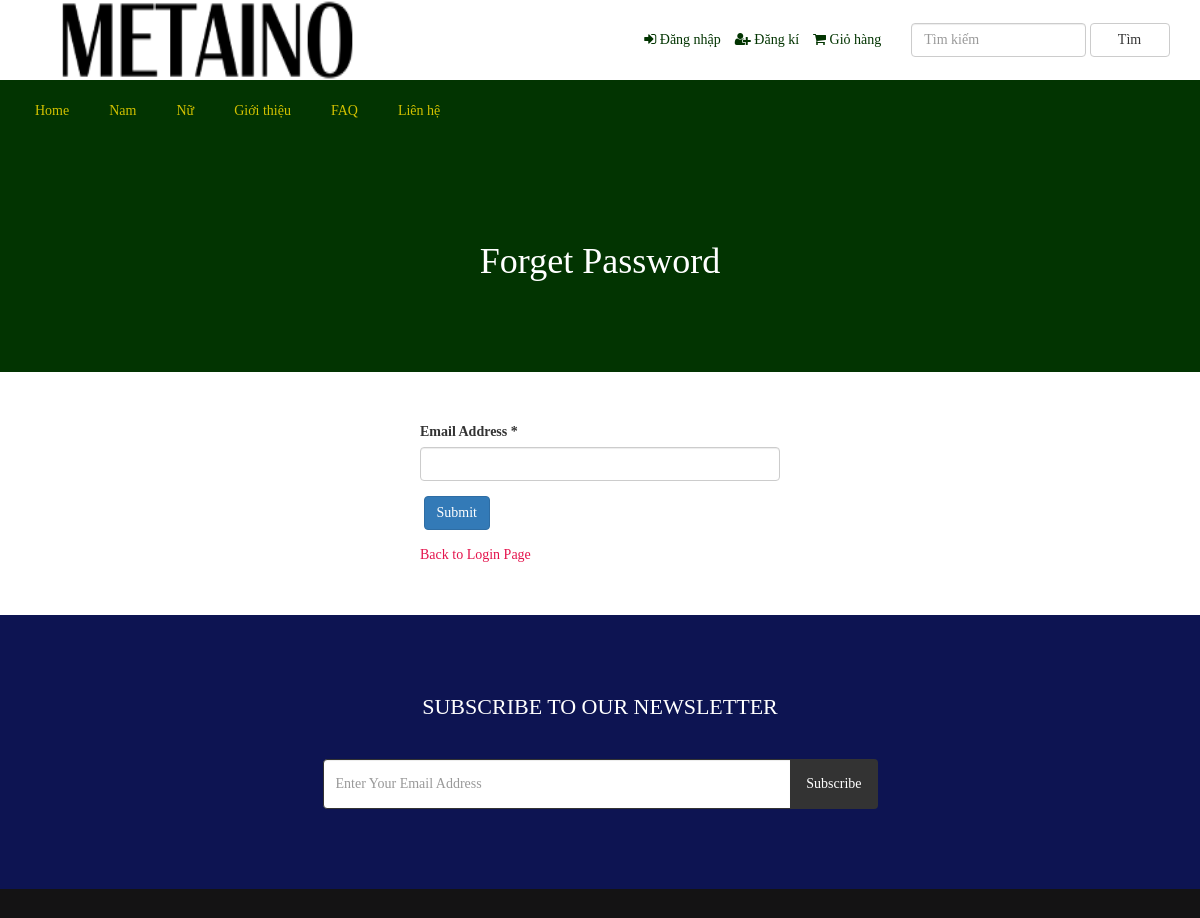
The app's page /forget-password.php (signed in) with its own data.
### tables this page shows
CREATE TABLE `tbl_top_category` (
  `tcat_id` int(11) NOT NULL,
  `tcat_name` varchar(255) NOT NULL,
  `show_on_menu` int(11) NOT NULL
);

CREATE TABLE `tbl_settings` (
  `id` int(11) NOT NULL,
  `logo` varchar(255) NOT NULL,
  `favicon` varchar(255) NOT NULL,
  `footer_about` text NOT NULL,
  `footer_copyright` text NOT NULL,
  `contact_address` text NOT NULL,
  `contact_email` varchar(255) NOT NULL,
  `contact_phone` varchar(255) NOT NULL,
  `contact_fax` varchar(255) NOT NULL,
  `contact_map_iframe` text NOT NULL,
  `receive_email` varchar(255) NOT NULL,
  `receive_email_subject` varchar(255) NOT NULL,
  `receive_email_thank_you_message` text NOT NULL,
  `forget_password_message` text NOT NULL,
  `total_recent_post_footer` int(11) NOT NULL,
  `total_popular_post_footer` int(11) NOT NULL,
  `total_recent_post_sidebar` int(11) NOT NULL,
  `total_popular_post_sidebar` int(11) NOT NULL,
  `total_featured_product_home` int(11) NOT NULL,
  `total_latest_product_home` int(11) NOT NULL,
  `total_popular_product_home` int(11) NOT NULL,
  `meta_title_home` text NOT NULL,
  `meta_keyword_home` text NOT NULL,
  `meta_description_home` text NOT NULL,
  `banner_login` varchar(255) NOT NULL,
  `banner_registration` varchar(255) NOT NULL,
  `banner_forget_password` varchar(255) NOT NULL,
  `banner_reset_password` varchar(255) NOT NULL,
  `banner_search` varchar(255) NOT NULL,
  `banner_cart` varchar(255) NOT NULL,
  `banner_checkout` varchar(255) NOT NULL,
  `banner_product_category` varchar(255) NOT NULL,
  `banner_blog` varchar(255) NOT NULL,
  `cta_title` varchar(255) NOT NULL,
  `cta_content` text NOT NULL,
  `cta_read_more_text` varchar(255) NOT NULL,
  `cta_read_more_url` varchar(255) NOT NULL,
  `cta_photo` varchar(255) NOT NULL,
  `featured_product_title` varchar(255) NOT NULL,
  `featured_product_subtitle` varchar(255) NOT NULL,
  `latest_product_title` varchar(255) NOT NULL,
  `latest_product_subtitle` varchar(255) NOT NULL,
  `popular_product_title` varchar(255) NOT NULL,
  `popular_product_subtitle` varchar(255) NOT NULL,
  `testimonial_title` varchar(255) NOT NULL,
  `testimonial_subtitle` varchar(255) NOT NULL,
  `testimonial_photo` varchar(255) NOT NULL,
  `blog_title` varchar(255) NOT NULL,
  `blog_subtitle` varchar(255) NOT NULL,
  `newsletter_text` text NOT NULL,
  `paypal_email` varchar(255) NOT NULL,
  `stripe_public_key` varchar(255) NOT NULL,
  `stripe_secret_key` varchar(255) NOT NULL,
  `bank_detail` text NOT NULL,
  `before_head` text NOT NULL,
  `after_body` text NOT NULL,
  `before_body` text NOT NULL,
  `home_service_on_off` int(11) NOT NULL,
  `home_welcome_on_off` int(11) NOT NULL,
  `home_featured_product_on_off` int(11) NOT NULL,
  `home_latest_product_on_off` int(11) NOT NULL,
  `home_popular_product_on_off` int(11) NOT NULL,
  `home_testimonial_on_off` int(11) NOT NULL,
  `home_blog_on_off` int(11) NOT NULL,
  `newsletter_on_off` int(11) NOT NULL,
  `ads_above_welcome_on_off` int(11) NOT NULL,
  `ads_above_featured_product_on_off` int(11) NOT NULL,
  `ads_above_latest_product_on_off` int(11) NOT NULL,
  `ads_above_popular_product_on_off` int(11) NOT NULL,
  `ads_above_testimonial_on_off` int(11) NOT NULL,
  `ads_category_sidebar_on_off` int(11) NOT NULL
);

### forget-password.php (the view, shortened to what this page needs)
<?php require_once('header.php'); ?>
<?php
$statement = $pdo->prepare("SELECT * FROM tbl_settings WHERE id=1");
$statement->execute();
$result = $statement->fetchAll(PDO::FETCH_ASSOC);
foreach ($result as $row) {
    $banner_forget_password = $row['banner_forget_password'];
}
?>
<div class="page-banner" style="background-color:#444;background-image: url(assets/uploads/<?php echo $banner_forget_password; ?>);">
    <div class="inner">
        <h1><?php echo LANG_VALUE_97; ?></h1>
    </div>
</div>
<div class="page">
    <div class="container">
        <div class="row">
            <div class="col-md-12">
                <div class="user-content">
                    <form action="" method="post">
                        <div class="row">
                            <div class="col-md-4"></div>
                            <div class="col-md-4">
                                <div class="form-group">
                                    <label for=""><?php echo LANG_VALUE_94; ?> *</label>
                                    <input type="email" class="form-control" name="cust_email">
                                </div>
                                <div class="form-group">
                                    <input type="submit" class="btn btn-primary" value="<?php echo LANG_VALUE_4; ?>" name="form1">
                                </div>
                                <a href="login.php" style="color:#e4144d;"><?php echo LANG_VALUE_12; ?></a>
                            </div>
                        </div>
                    </form>
                </div>
            </div>
        </div>
    </div>
</div>
<?php require_once('footer.php'); ?>

### header.php (shortened to what this page needs)
<?php
include("admin/inc/config.php");
$statement = $pdo->prepare("SELECT * FROM tbl_settings WHERE id=1");
$statement->execute();
$result = $statement->fetchAll(PDO::FETCH_ASSOC);
?>
<!DOCTYPE html>
<html lang="en">
<head>
	<link rel="stylesheet" href="assets/css/bootstrap.min.css">
	<link rel="stylesheet" href="assets/css/font-awesome.min.css">
	<link rel="stylesheet" href="assets/css/owl.carousel.min.css">
	<link rel="stylesheet" href="assets/css/owl.theme.default.min.css">
	<link rel="stylesheet" href="assets/css/jquery.bxslider.min.css">
    <link rel="stylesheet" href="assets/css/magnific-popup.css">
    <link rel="stylesheet" href="assets/css/rating.css">
	<link rel="stylesheet" href="assets/css/spacing.css">
	<link rel="stylesheet" href="assets/css/bootstrap-touch-slider.css">
	<link rel="stylesheet" href="assets/css/animate.min.css">
	<link rel="stylesheet" href="assets/css/tree-menu.css">
	<link rel="stylesheet" href="assets/css/select2.min.css">
	<link rel="stylesheet" href="assets/css/main1.css">
	<link rel="stylesheet" href="assets/css/responsive.css">
</head>
<body>
<div class="header">
	<div class="container">
		<div class="row inner">
			<div class="col-md-4 logo">
				<a href="index.php"><img src="assets/uploads/metaino.png" alt="logo image"></a>
			</div>
			<div class="col-md-5 right">
				<ul>
					<?php
					if(isset($_SESSION['customer'])) {
						?>
						<li><i class="fa fa-user"></i> <?php echo LANG_VALUE_13; ?> <?php echo $_SESSION['customer']['cust_name']; ?></li>
						<li><a href="dashboard.php"><i class="fa fa-home"></i> <?php echo LANG_VALUE_89; ?></a></li>
						<?php
					} else {
						?>
						<li><a href="login.php"><i class="fa fa-sign-in"></i> Đăng nhập</a></li>
						<li><a href="registration.php"><i class="fa fa-user-plus"></i> Đăng kí</a></li>
						<?php
					}
					?>
					<li><a href="cart.php"><i class="fa fa-shopping-cart"></i> Giỏ hàng </a></li>
				</ul>
			</div>
			<div class="col-md-3 search-area">
				<form class="navbar-form navbar-left" role="search" action="search-result.php" method="get">
					<div class="form-group">
						<input type="text" class="form-control search-top" placeholder="Tìm kiếm" name="search_text">
					</div>
					<button type="submit" class="btn btn-default">Tìm</button>
				</form>
			</div>
		</div>
	</div>
</div>
<div class="nav">
	<div class="container">
		<div class="row">
			<div class="col-md-12 pl_0 pr_0">
				<div class="menu-container">
					<div class="menu">
						<ul>
							<li><a href="index.php">Home</a></li>
							<?php
							$statement = $pdo->prepare("SELECT * FROM tbl_top_category WHERE show_on_menu=1");
							$statement->execute();
							$result = $statement->fetchAll(PDO::FETCH_ASSOC);
							foreach ($result as $row) {
								?>
								<li><a href="product-category.php?id=<?php echo $row['tcat_id']; ?>&type=top-category"><?php echo $row['tcat_name']; ?></a>
								</li>
								<?php
							}
							?>
							<li><a href="about.php">Giới thiệu</a></li>
							<li><a href="faq.php">FAQ</a></li>
							<li><a href="contact.php">Liên hệ</a></li>
						</ul>
					</div>
				</div>
			</div>
		</div>
	</div>
</div>

### assets/css/main1.css (style rules this page uses)
* { margin: 0; padding: 0; }
body { font-family: 'UTM Avo'; font-size: 14px; }
h1, h2, h3, h4, h5, h6 { font-family: 'UTM Avo' }
a { text-decoration: none; }
.header { width: 100%; height: auto; background: #fff; }
.header .inner { height: auto; display: table; }
.header .logo { float: none; display: table-cell; vertical-align: middle; }
.header .logo img { max-width: 100%; height: 80px; }
.header .navbar-form .form-control { width: 300px; }
.header .search-area { float: none; display: table-cell; vertical-align: middle; }
.header .search-area .form-group { width: calc(100% - 84px); }
.header .search-area button { width: 80px; }
.header .search-area form { width: 100%; }
.header .right { float: none; display: table-cell; vertical-align: middle; padding-right: 0; }
.header .right ul { float: right; margin-bottom: 0; }
.header .right ul li { list-style-type: none; float: left; margin-left: 14px; color: #023401; }
.header .right ul li a { color: #023401; }
.header .navbar-form .search-top { width: 100%; }
.nav { background: #023401; }
.menu-dropdown-icon:before { content: "\f067"; font-family: "FontAwesome"; display: none; cursor: pointer; float: right; padding: 1.5em 2em; background: #fff; color: #333; }
.menu > ul { margin: 0 auto; width: 100%; list-style: none; padding: 0; position: relative; box-sizing: border-box; }
.menu > ul:before, .menu > ul:after { content: ""; display: table; }
.menu > ul:after { clear: both; }
.menu > ul > li { float: left; padding: 0; margin: 0; }
.menu > ul > li a { text-decoration: none; padding: 1.5em 20px; display: block; color: #d2c100; }
.page-banner { width: 100%; height: auto; background-repeat: no-repeat; background-position: center center; -webkit-background-size: cover; background-size: cover; position: relative; padding-top: 80px; padding-bottom: 80px; overflow: hidden; }
.page-banner h1 { color: #fff; text-align: center; z-index: 999; position: relative; }
.page { width: 100%; height: auto; padding-top: 50px; padding-bottom: 50px; }

### assets/css/responsive.css (style rules this page uses)
@media only screen and (min-width: 992px) { .header .inner { width: 100%; } }
@media only screen and (min-width: 992px) { .header .search-area { padding-right: 0; } }
@media only screen and (min-width: 992px) { .header .search-area form { padding-right: 0; } }
@media only screen and (min-width: 992px) { .header .container { padding-right: 0; } }

### records on screen
tbl_top_category: tcat_name "Nam"
tbl_top_category: tcat_name "Nữ"
tbl_settings: banner_forget_password (picture)

### other values on screen
LANG_VALUE_97 "Forget Password"
LANG_VALUE_94 "Email Address"
LANG_VALUE_12 "Back to Login Page"
LANG_VALUE_93 "SUBSCRIBE TO OUR NEWSLETTER"
LANG_VALUE_92 "Subscribe"
